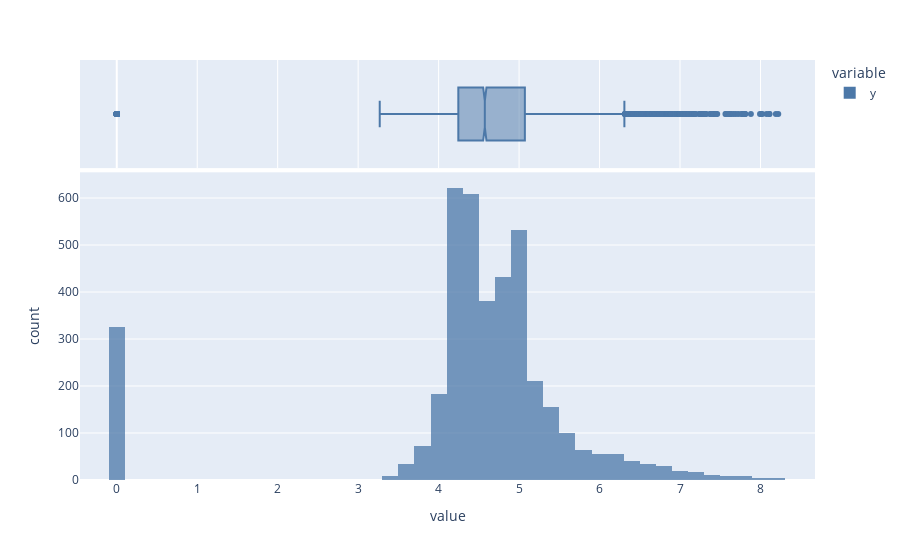

Here is the notebook cell this chart was saved with:
### Code cell
# Também tem cauda longa.

fig = px.histogram(
    np.log1p(df_knn[target]),
    marginal="box",
    barmode='overlay',
    opacity=0.75,
    color_discrete_sequence=px.colors.qualitative.T10
)
fig.show()

# Melhorou...

### Figure 1 — Plotly figure (JSON) as saved in the notebook; plotly's stock layout.template omitted (floating-point values rounded to 4 significant figures; data arrays with more than 128 entries replaced by an {"elided": "..."} marker saying what was removed)
{"data": [{"alignmentgroup": "True", "bingroup": "x", "hovertemplate": "variable=y<br>value=%{x}<br>count=%{y}<extra></extra>", "legendgroup": "y", "marker": {"color": "#4C78A8", "opacity": 0.75, "pattern": {"shape": ""}}, "name": "y", "offsetgroup": "y", "orientation": "v", "showlegend": true, "type": "histogram", "x": {"elided": "4017 float values"}, "xaxis": "x", "yaxis": "y"}, {"alignmentgroup": "True", "hovertemplate": "variable=y<br>value=%{x}<extra></extra>", "legendgroup": "y", "marker": {"color": "#4C78A8"}, "name": "y", "notched": true, "offsetgroup": "y", "showlegend": false, "type": "box", "x": {"elided": "4017 float values"}, "xaxis": "x2", "yaxis": "y2"}], "layout": {"barmode": "overlay", "legend": {"title": {"text": "variable"}, "tracegroupgap": 0}, "margin": {"t": 60}, "xaxis": {"anchor": "y", "domain": [0, 1], "title": {"text": "value"}}, "xaxis2": {"anchor": "y2", "domain": [0, 1], "matches": "x", "showgrid": true, "showticklabels": false}, "yaxis": {"anchor": "x", "domain": [0, 0.7326], "title": {"text": "count"}}, "yaxis2": {"anchor": "x2", "domain": [0.7426, 1], "matches": "y2", "showgrid": false, "showline": false, "showticklabels": false, "ticks": ""}}}
